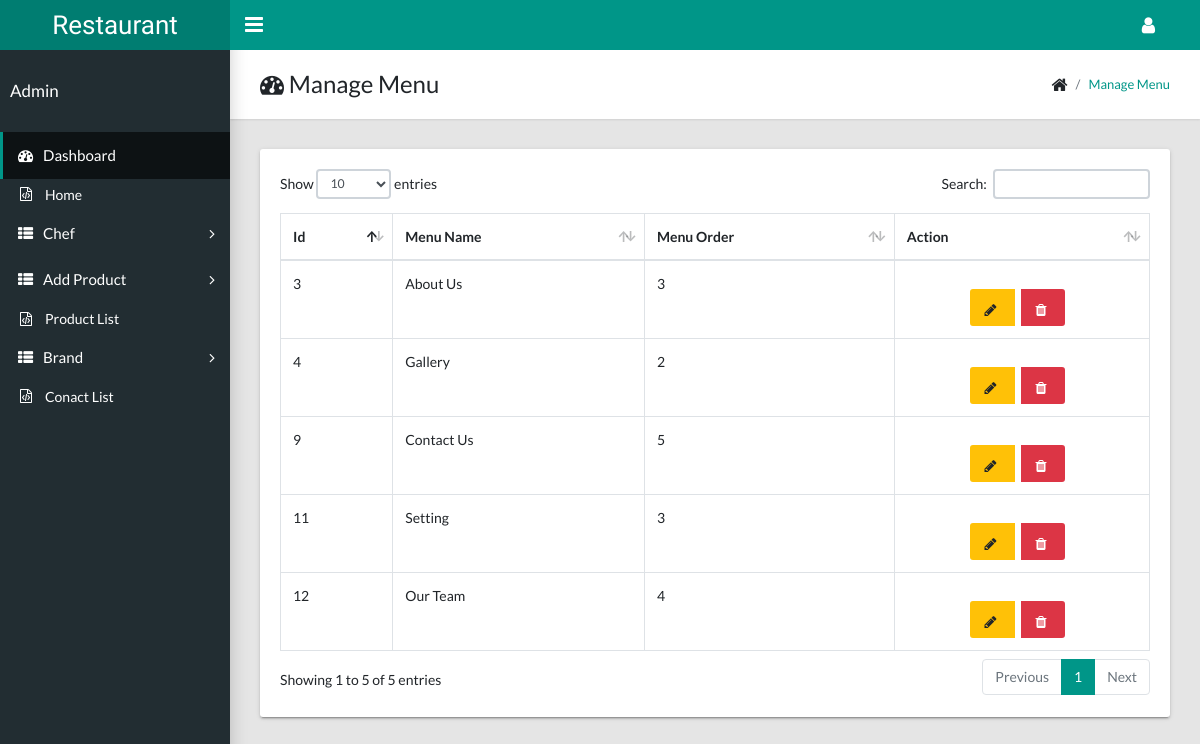
Page /backend/pages/manage_menu.php (signed in) on the committed database.
### tables this page shows
CREATE TABLE `menu_item` (
  `menu_item_id` int(50) NOT NULL,
  `menu_item_name` varchar(100) NOT NULL,
  `menu_item_order` int(20) NOT NULL
);

### backend/pages/manage_menu.php (the view, shortened to what this page needs)
<?php
    include 'header.php';
    include 'sidebar.php';
?>
<main class="app-content">
      <div class="app-title">
        <div>
          <h1><i class="fa fa-dashboard"></i> Manage Menu</h1>
        </div>
        <ul class="app-breadcrumb breadcrumb">
          <li class="breadcrumb-item"><i class="fa fa-home fa-lg"></i></li>
          <li class="breadcrumb-item"><a href="#">Manage Menu</a></li>
        </ul>
      </div>
      <div class="tile">
            <div class="tile-body">
              <div class="table-responsive">
                <table class="table table-hover table-bordered" id="sampleTable">
                  <thead>
                    <tr>
                      <th>Id</th>
                      <th>Menu Name</th>
                      <th>Menu Order</th>
                      <th>Action</th>
                    </tr>
                  </thead>
                  <tbody>
                  <?php
                        $select_item="SELECT*FROM menu_item";
                        $result=$conn->query($select_item);
                        while ($row=$result->fetch_assoc()) {
                           echo' <tr>
                           <td>'.$row['menu_item_id'].'</td>
                           <td>'.$row['menu_item_name'].'</td>
                           <td>'.$row['menu_item_order'].'</td>
                           <td class="text-center ">
                           <div class="btn-group mt-3">
                              <a href="add_menu.php?get_menu_id='.$row['menu_item_id'].'"  class="btn btn-warning  mr-2"><i class="fa fa-pencil "></i> </a>
                              <a href=""  class="btn btn-danger  mr-2"><i class="fa fa-trash "></i> </a>
                           </div>
                       </td>
                         </tr> ';
                        }
                    ?>
                  </tbody>
                </table>
              </div>
            </div>
          </div>
    </main>
    <?php
     include 'footer.php';
    ?>

### rows in the picture
menu_item: menu_item_id "9", menu_item_name "Contact Us", menu_item_order "5"
menu_item: menu_item_id "3", menu_item_name "About Us", menu_item_order "3"
menu_item: menu_item_id "4", menu_item_name "Gallery", menu_item_order "2"
menu_item: menu_item_id "11", menu_item_name "Setting", menu_item_order "3"
menu_item: menu_item_id "12", menu_item_name "Our Team", menu_item_order "4"
